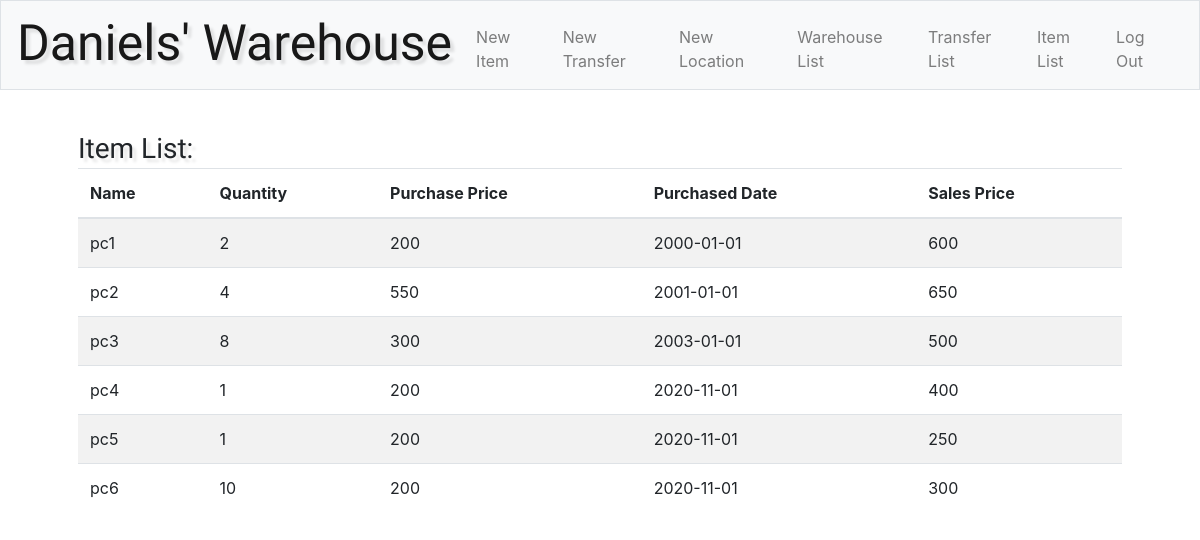
The page / (signed in) on the database its author committed.
### tables this page shows
CREATE TABLE `item` ( `it_id` INTEGER PRIMARY KEY AUTOINCREMENT, `it_name` TEXT NOT NULL,
 `it_pur_price` INTEGER NOT NULL, `it_sal_price` INTEGER, `it_qnty` INTEGER, `it_us_id` INTEGER,
 `it_pur_date` DATETIME);

### application.py (the view)
@app.route("/")
@login_required
def index():
    item_list = db.execute("SELECT it_name, it_qnty, it_pur_price, it_pur_date, it_sal_price FROM item")
    item_list = item_list
    return render_template("item.html", item_list=item_list)

### helpers.py (called while the page is built)
def login_required(f):
    @wraps(f)
    def decorated_function(*args, **kwargs):
        if session.get("user_id") is None:
            return redirect("/login")
        return f(*args, **kwargs)
    return decorated_function

### templates/item.html (shortened to what this page needs)
{% extends "layout.html" %}
{% block main %}
    <table class="table table-striped">
        <thead>
            <h1>Item List:</h1>
            <tr>
                <th>Name</th>
                <th>Quantity</th>
                <th>Purchase Price</th>
                 <th>Purchased Date</th>
                <th>Sales Price</th>
            </tr>
        </thead>
            {% for item in item_list %}
            <tr>
                <td>{{ item.it_name }}   </td>
                <td>{{ item.it_qnty }}  </td>
                <td>{{ item.it_pur_price }} </td>
                <td>{{ item.it_pur_date }} </td>
                <td>{{ item.it_sal_price }}  </td>
            </tr>
            {% endfor %}
    </table>
{% endblock %}

### templates/layout.html (shortened to what this page needs)
<!DOCTYPE html>
<html lang="en">
<head>
    <link rel="stylesheet" href="https://cdn.jsdelivr.net/npm/bootstrap@4.5.3/dist/css/bootstrap.min.css">
    <link rel="stylesheet" href="/static/style.css">
</head>
<body>
    <nav class="navbar navbar-expand-md navbar-light bg-light border">
        <a class="navbar-brand" href="/"><span class="comp_name">Daniels' Warehouse</span></a>
        <div class="collapse navbar-collapse" id="navbar">
            {% if session.user_id %}
                <ul class="navbar-nav mr-auto mt-2">
                    <li class="nav-item"><a class="nav-link" href="/item_record">New Item</a></li>
                    <li class="nav-item"><a class="nav-link" href="/transfer">New Transfer</a></li>
                    <li class="nav-item"><a class="nav-link" href="/location_record">New Location</a></li>
                    <li class="nav-item"><a class="nav-link" href="/warehouse_list">Warehouse List</a></li>
                    <li class="nav-item"><a class="nav-link" href="/transfer_list">Transfer List</a></li>
                    <li class="nav-item"><a class="nav-link" href="/">Item List</a></li>
                </ul>
                <ul class="navbar-nav ml-auto mt-2">
                    <li class="nav-item"><a class="nav-link" href="/logout">Log Out</a></li>
                </ul>
            {% else %}
                <ul class="navbar-nav ml-auto mt-2">
                    <li class="nav-item"><a class="nav-link" href="/register">Register</a></li>
                    <li class="nav-item"><a class="nav-link" href="/login">Log In</a></li>
                </ul>
            {% endif %}
        </div>
    </nav>
    <main class="container p-5">
        {% block main %}{% endblock %}
    </main>
</body>
</html>

### static/style.css (style rules this page uses)
.comp_name { font: 400 50px/0.8 'Cookie', Helvetica, sans-serif; color: #black; text-shadow: 4px 4px 3px rgba(0,0,0,0.1); }
h1 { font: 400 28px/0.8 'Cookie', Helvetica, sans-serif; color: #black; text-shadow: 4px 4px 3px rgba(0,0,0,0.1); }
tr { align-content: center; }

### rows shown on the page
item: it_name "pc1", it_qnty "2", it_pur_price "200", it_pur_date "2000-01-01", it_sal_price "600"
item: it_name "pc2", it_qnty "4", it_pur_price "550", it_pur_date "2001-01-01", it_sal_price "650"
item: it_name "pc3", it_qnty "8", it_pur_price "300", it_pur_date "2003-01-01", it_sal_price "500"
item: it_name "pc4", it_qnty "1", it_pur_price "200", it_pur_date "2020-11-01", it_sal_price "400"
item: it_name "pc5", it_qnty "1", it_pur_price "200", it_pur_date "2020-11-01", it_sal_price "250"
item: it_name "pc6", it_qnty "10", it_pur_price "200", it_pur_date "2020-11-01", it_sal_price "300"
